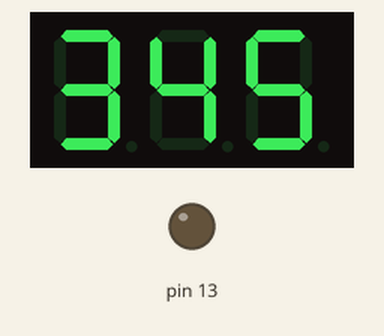
Recording of a sketch running on a simulated Arduino Uno, built with avr-gcc and run on an emulated ATmega328P. Shown: 3-digit seven-segment display, output pins drawn as LEDs (lit = HIGH). Wiring (inferred from the names in the program): 3-digit 7-segment display, segments lit when HIGH: segments pin 2, pin 3, pin 4, pin 5, pin 6, pin 7, pin 8; digit selects pin 11, pin 9, pin 10. The segment pins are drawn as the display they are named for; pins used as bus, display or sensor lines are not drawn.

Above: at 0.13 s.
At 4.41 s:
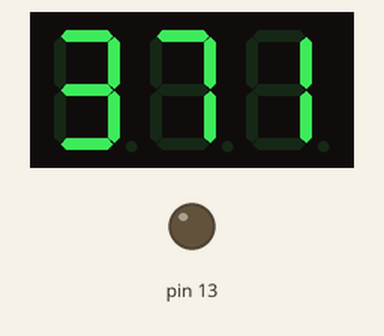
At 9.35 s:
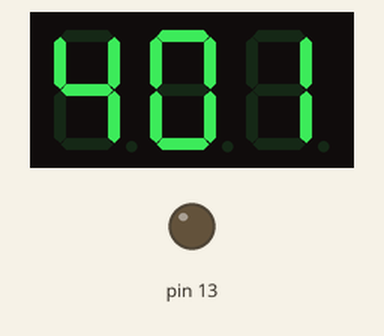
At 19.39 s:
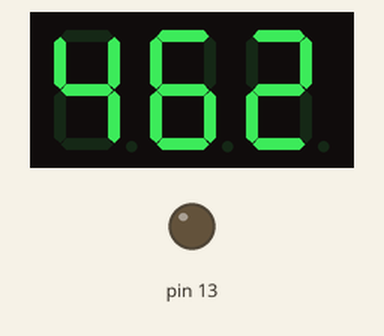
At 29.43 s:
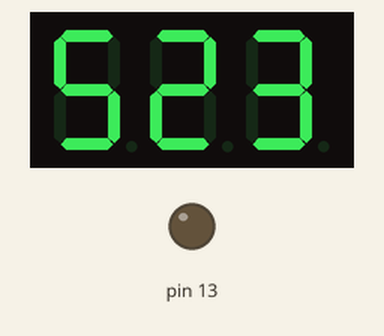
At 39.31 s:
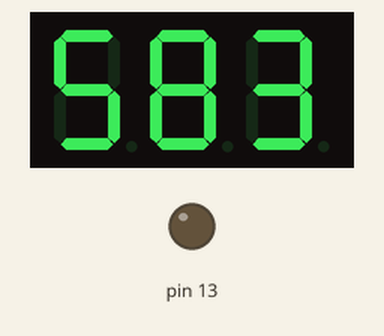

The sketch:

Vario.ino
```cpp
// (licence header left out)
  #define DIGIT_ON   LOW
  #define DIGIT_OFF HIGH

  int digits[3] ;
  int divider = 10;

//  int digit1 = 9; //PWM Display pin 1
 // int digit2 = 10; //PWM Display pin 2
 // int digit3 = 11; //PWM Display pin 6

  int digitPins[] = {10,9,11};
  //int digit4 = 6; //PWM Display pin 8

  //Pin mapping from Arduino to the ATmega DIP28 if you need it
  //http://www.arduino.cc/en/Hacking/PinMapping
  int segA = 2; //Display pin 14
  int segB = 3; //Display pin 16
  int segC = 4; //Display pin 13
  int segD = 5; //Display pin 3
  int segE = 6; //Display pin 5
  int segF = 7; //Display pin 11
  int segG = 8; //Display pin 15

  int t = 345;
  int start_num=999; // Number to countdown from
  unsigned long time;

  void setup() {
   pinMode(segA, OUTPUT);
   pinMode(segB, OUTPUT);
   pinMode(segC, OUTPUT);
   pinMode(segD, OUTPUT);
   pinMode(segE, OUTPUT);
   pinMode(segF, OUTPUT);
   pinMode(segG, OUTPUT);

   pinMode(digitPins[0], OUTPUT);
   pinMode(digitPins[1], OUTPUT);
   pinMode(digitPins[2], OUTPUT);
   //pinMode(digit4, OUTPUT);

   pinMode(13, OUTPUT);
 }

 void loop() {

  int time = 100;

 while(time > 0)
 {
   displayThreeDigitNumber(t);
   delay(10);
   time -=10;
 }

   if(t>999)
     t =0;
   t++;
   //delay(1000);


    //Turn off all segments
    //lightNumber(10);

  }


   //start_num--;

   //lightNumber(0);
   //elay(1000);
   //long startTime = millis();
   //if((millis()/1000) < start_num)
   //{
   // displayNumber(start_num -(millis()/1000));
   //}
   //else
   //{
    // reached zero, flash the display
   // time=millis();
    //while(millis() < time+200)
    //{
     //displayNumber(0); // display 0 for 0.2 second
    //}

   // time=millis();

   // while(millis() < time+200)
    //{
     //lightNumber(10); // Turn display off for 0.2 second
   //
   //
   //while( (millis() - startTime) < 2000) {
   //displayNumber(1217);
   //}
   //delay(1000);
 // }

  //Given a number, we display 10:22
  //After running through the 4 numbers, the display is left turned off

  //Display brightness
  //Each digit is on for a certain amount of microseconds
  //Then it is off until we have reached a total of 20ms for the function call
  //Let's assume each digit is on for 1000us
  //If each digit is on for 1ms, there are 4 digits, so the display
  //is off for 16ms.
  //That's a ratio of 1ms to 16ms or 6.25% on time (PWM).
  //Let's define a variable called brightness that varies from:
  //5000 blindingly bright (15.7mA current draw per digit)
  //2000 shockingly bright (11.4mA current draw per digit)
  //1000 pretty bright (5.9mA)
  //500 normal (3mA)
  //200 dim but readable (1.4mA)
  //50 dim but readable (0.56mA)
  //5 dim but readable (0.31mA)
  //1 dim but readable in dark (0.28mA)

 void displayThreeDigitNumber(int number) {
 #define DISPLAY_BRIGHTNESS 500

  #define DIGIT_ON   LOW
  #define DIGIT_OFF HIGH

  int  numDigits[3] ;
  int divider = 10;
  int shift   = 1;
  int i;

  //Turn off all segments
  lightNumber(10);

  for(i = 0 ; i<3; i++)
  {
    numDigits[i] = (number % divider) / shift;
    shift   *= 10;
    divider *=10;
    number -=  numDigits[i];
   }

    for(i = 0; i< 3; i++)
    {
       digitalWrite(digitPins[i], DIGIT_ON);
       lightNumber(10);
       lightNumber(numDigits[i]);
       delay(2);
       lightNumber(10);
       digitalWrite(digitPins[i], DIGIT_OFF);
    }

   //Turn off all segments
   lightNumber(10);
  }

//Given a number, turns on those segments
//If number == 10, then turn off number
  void lightNumber(int numberToDisplay) {

  #define SEGMENT_ON  HIGH
  #define SEGMENT_OFF LOW

   switch (numberToDisplay){

   case 0:
    digitalWrite(segA, SEGMENT_ON);
    digitalWrite(segB, SEGMENT_ON);
    digitalWrite(segC, SEGMENT_ON);
    digitalWrite(segD, SEGMENT_ON);
    digitalWrite(segE, SEGMENT_ON);
    digitalWrite(segF, SEGMENT_ON);
    digitalWrite(segG, SEGMENT_OFF);
    break;

   case 1:
    digitalWrite(segA, SEGMENT_OFF);
    digitalWrite(segB, SEGMENT_ON);
    digitalWrite(segC, SEGMENT_ON);
    digitalWrite(segD, SEGMENT_OFF);
    digitalWrite(segE, SEGMENT_OFF);
    digitalWrite(segF, SEGMENT_OFF);
    digitalWrite(segG, SEGMENT_OFF);
    break;

   case 2:
    digitalWrite(segA, SEGMENT_ON);
    digitalWrite(segB, SEGMENT_ON);
    digitalWrite(segC, SEGMENT_OFF);
    digitalWrite(segD, SEGMENT_ON);
    digitalWrite(segE, SEGMENT_ON);
    digitalWrite(segF, SEGMENT_OFF);
    digitalWrite(segG, SEGMENT_ON);
    break;

   case 3:
    digitalWrite(segA, SEGMENT_ON);
    digitalWrite(segB, SEGMENT_ON);
    digitalWrite(segC, SEGMENT_ON);
    digitalWrite(segD, SEGMENT_ON);
    digitalWrite(segE, SEGMENT_OFF);
    digitalWrite(segF, SEGMENT_OFF);
    digitalWrite(segG, SEGMENT_ON);
    break;

   case 4:
    digitalWrite(segA, SEGMENT_OFF);
    digitalWrite(segB, SEGMENT_ON);
    digitalWrite(segC, SEGMENT_ON);
    digitalWrite(segD, SEGMENT_OFF);
    digitalWrite(segE, SEGMENT_OFF);
    digitalWrite(segF, SEGMENT_ON);
    digitalWrite(segG, SEGMENT_ON);
    break;

   case 5:
    digitalWrite(segA, SEGMENT_ON);
    digitalWrite(segB, SEGMENT_OFF);
    digitalWrite(segC, SEGMENT_ON);
    digitalWrite(segD, SEGMENT_ON);
    digitalWrite(segE, SEGMENT_OFF);
    digitalWrite(segF, SEGMENT_ON);
    digitalWrite(segG, SEGMENT_ON);
    break;

   case 6:
    digitalWrite(segA, SEGMENT_ON);
    digitalWrite(segB, SEGMENT_OFF);
    digitalWrite(segC, SEGMENT_ON);
    digitalWrite(segD, SEGMENT_ON);
    digitalWrite(segE, SEGMENT_ON);
    digitalWrite(segF, SEGMENT_ON);
    digitalWrite(segG, SEGMENT_ON);
   break;

   case 7:
    digitalWrite(segA, SEGMENT_ON);
    digitalWrite(segB, SEGMENT_ON);
    digitalWrite(segC, SEGMENT_ON);
    digitalWrite(segD, SEGMENT_OFF);
    digitalWrite(segE, SEGMENT_OFF);
    digitalWrite(segF, SEGMENT_OFF);
    digitalWrite(segG, SEGMENT_OFF);
    break;

   case 8:
    digitalWrite(segA, SEGMENT_ON);
    digitalWrite(segB, SEGMENT_ON);
    digitalWrite(segC, SEGMENT_ON);
    digitalWrite(segD, SEGMENT_ON);
    digitalWrite(segE, SEGMENT_ON);
    digitalWrite(segF, SEGMENT_ON);
    digitalWrite(segG, SEGMENT_ON);
    break;

   case 9:
    digitalWrite(segA, SEGMENT_ON);
    digitalWrite(segB, SEGMENT_ON);
    digitalWrite(segC, SEGMENT_ON);
    digitalWrite(segD, SEGMENT_ON);
    digitalWrite(segE, SEGMENT_OFF);
    digitalWrite(segF, SEGMENT_ON);
    digitalWrite(segG, SEGMENT_ON);
    break;

   case 10:
    digitalWrite(segA, SEGMENT_OFF);
    digitalWrite(segB, SEGMENT_OFF);
    digitalWrite(segC, SEGMENT_OFF);
    digitalWrite(segD, SEGMENT_OFF);
    digitalWrite(segE, SEGMENT_OFF);
    digitalWrite(segF, SEGMENT_OFF);
    digitalWrite(segG, SEGMENT_OFF);
    break;
   }
  }
```
